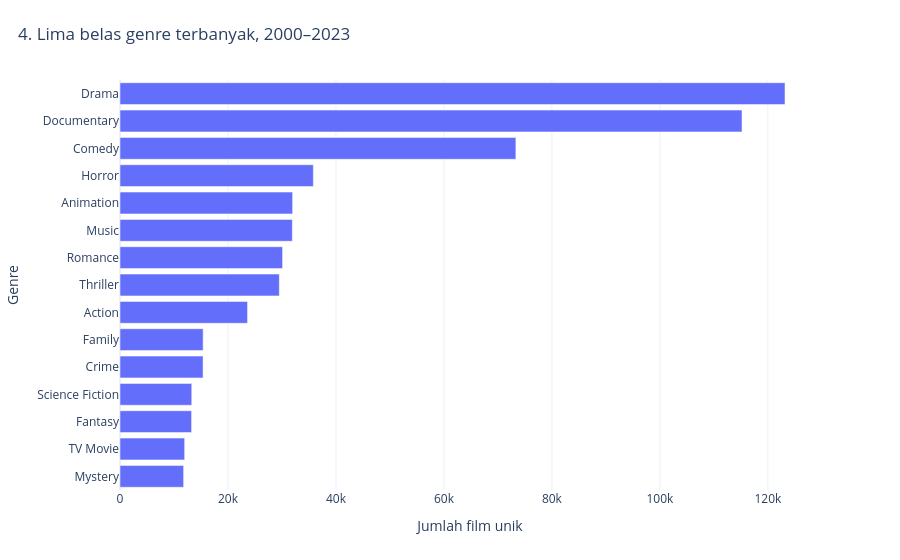

Source (notebook cell):
### Markdown cell above
### Visualisasi 4: Komposisi genre
Genre dipisah berdasarkan koma dan dihitung per film unik. Satu film dapat memiliki beberapa genre, sehingga jumlah antargenre tidak boleh dijumlahkan sebagai total film.

### Code cell
genres = df.select('id', pl.col('genres').str.split(',').alias('genre')).explode('genre').with_columns(pl.col('genre').str.strip_chars()).filter(pl.col('genre').is_not_null() & (pl.col('genre') != '')).unique(['id','genre']).group_by('genre').agg(pl.len().alias('jumlah_film')).sort('jumlah_film', descending=True)
top_genres = genres.head(15).sort('jumlah_film')
fig4 = px.bar(top_genres.to_dict(as_series=False), x='jumlah_film', y='genre', orientation='h', title='4. Lima belas genre terbanyak, 2000–2023', labels={'jumlah_film':'Jumlah film unik','genre':'Genre'})
save_show(fig4, '04_komposisi_genre')
genres.write_csv(TABLES / 'genre.csv')

### Figure 1 — Plotly figure (JSON) as saved in the notebook; plotly's stock layout.template omitted (floating-point values rounded to 4 significant figures)
{"data": [{"hovertemplate": "Jumlah film unik=%{x}<br>Genre=%{y}<extra></extra>", "legendgroup": "", "marker": {"color": "#636efa", "pattern": {"shape": ""}}, "name": "", "orientation": "h", "showlegend": false, "textposition": "auto", "type": "bar", "x": [11788, 11978, 13258, 13292, 15389, 15401, 23623, 29510, 30114, 31921, 31974, 35811, 73326, 115214, 123174], "xaxis": "x", "y": ["Mystery", "TV Movie", "Fantasy", "Science Fiction", "Crime", "Family", "Action", "Thriller", "Romance", "Music", "Animation", "Horror", "Comedy", "Documentary", "Drama"], "yaxis": "y"}], "layout": {"barmode": "relative", "legend": {"tracegroupgap": 0}, "margin": {"b": 70, "t": 80}, "title": {"text": "4. Lima belas genre terbanyak, 2000–2023", "x": 0.02}, "xaxis": {"anchor": "y", "domain": [0.0, 1.0], "title": {"text": "Jumlah film unik"}}, "yaxis": {"anchor": "x", "domain": [0.0, 1.0], "title": {"text": "Genre"}}}}
